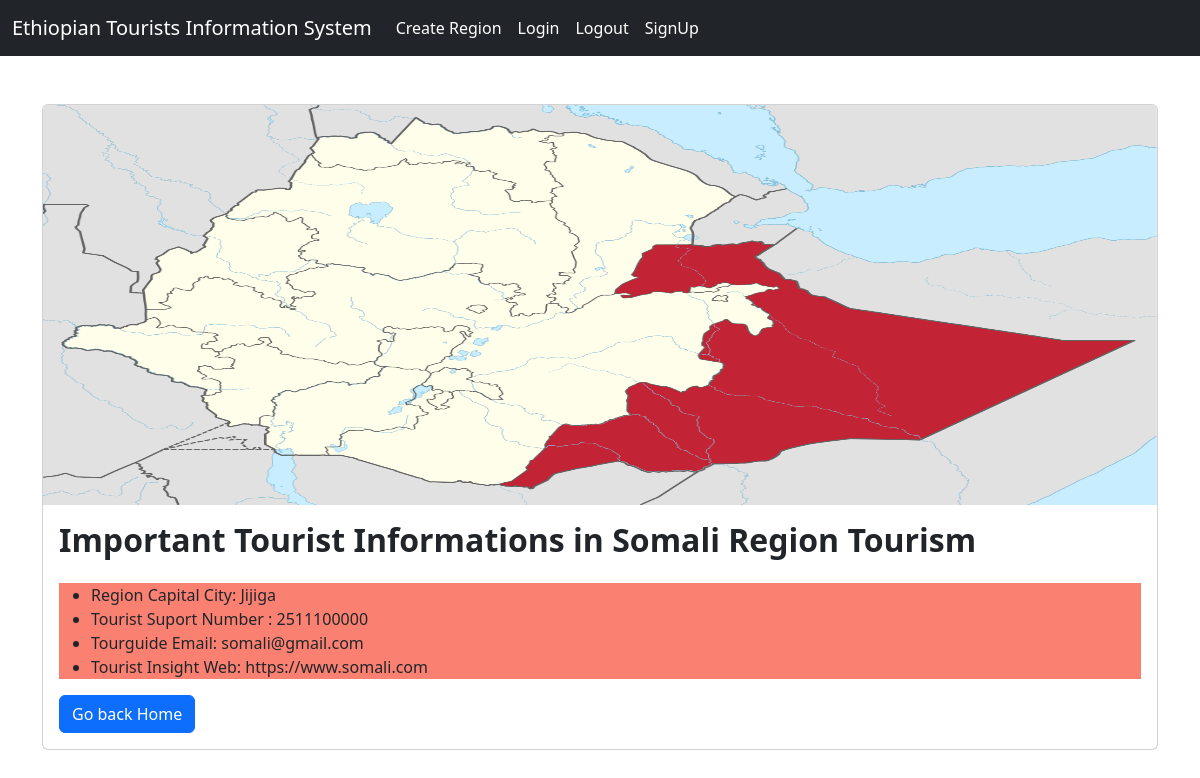
The page /read_more/6 on the database its author committed.
### tourist_info/models.py (models this page shows, shortened)
class TouristInfo(models.Model):
    region_number=models.PositiveSmallIntegerField()
    region_name=models.CharField(max_length=200)
    capital_city=models.CharField(max_length=200)
    map=models.ImageField(upload_to='map')
    telephone=models.PositiveBigIntegerField()
    email=models.EmailField()
    website=models.URLField()

### tourist_info/views.py (the view)
# urls.py: path('read_more/<int:pk>', views.read_more, name='read_more'), #127.0.0.1:8000/read_more
def read_more(request, pk):
    region=TouristInfo.objects.get(id=pk)
    context={'region':region}
    return render(request, 'read_more.html', context=context)

### tourist_info/templates/read_more.html (shortened to what this page needs)
{%extends 'base.html'%}
{%block content%}
<div class="container">
<div class="card">
    <img class="card-img-top" src="{{region.map.url}}" width=300,  height=400, alt="{{region.name}} Regional Map">
    <div class="card-body">
      <h2 class="card-title" style="font-weight: bold">Important Tourist Informations in {{region.region_name}} Tourism</h2>
    <div class="row">
        <div class="col-12">
            <p class="card-text">
                <div style="background-color: salmon;">
                <ul>
                    <li>Region Capital City: {{region.capital_city}}</li>
                    <li>Tourist Suport Number : {{region.telephone}}</li>
                    <li>Tourguide Email: {{region.email}}</li>
                    <li>Tourist Insight Web: {{region.website}}</li>
                </ul>
            </div>
            </p>
                <a href="{% url "home" %}" class="btn btn-primary">Go back Home</a>
            </div>
        </div>
    </div>
  </div>
  {%endblock content%}

### rows shown on the page
TouristInfo: map (picture), region_name "Somali Region", capital_city "Jijiga", telephone "2511100000", email "somali@gmail.com", website "https://www.somali.com"
